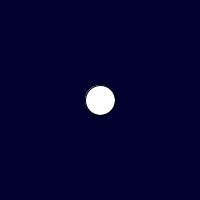
Frame 1 (no input)
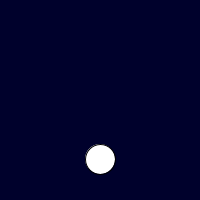
Frame 60 (the mouse pressed at the canvas centre just before this capture)
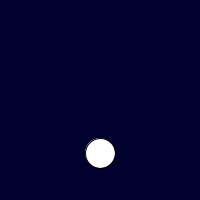
Frame 120 (the mouse held since frame 60 and released just before this capture)

The Processing sketch that drew these frames (run headless with seeded random() and noise(); from frame 60 on, the mouse is pressed at the canvas centre):

// Processing sketch: BallBouncOnY
// ── BallBouncOnY.pde
int x = 100;
int y = 100;
int change_value = 1;
int edge_end = 30/2;

void setup() {
  size(200, 200);
}

void draw() {
  background(300);
  ellipse(x, y , 30, 30);
  y += change_value;
  
  if (y > height - edge_end || y == 0 + edge_end) change_value *= -1;
}
